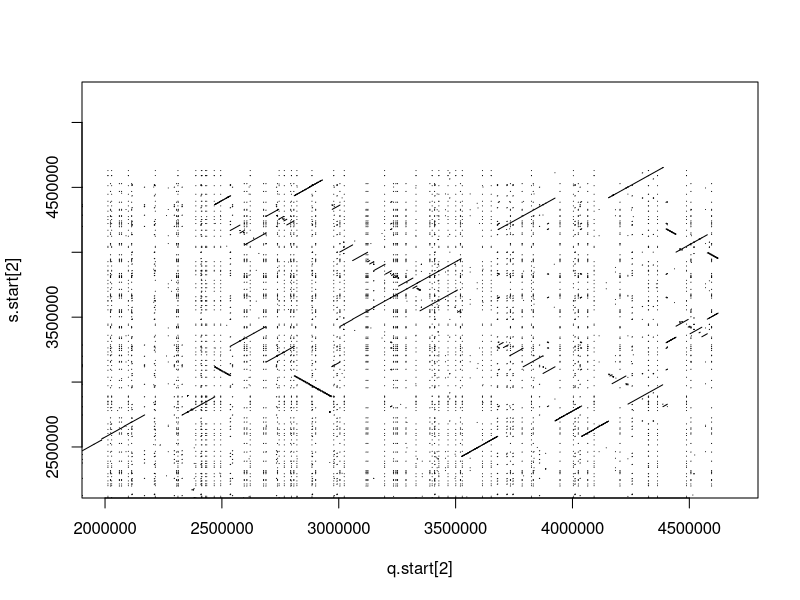
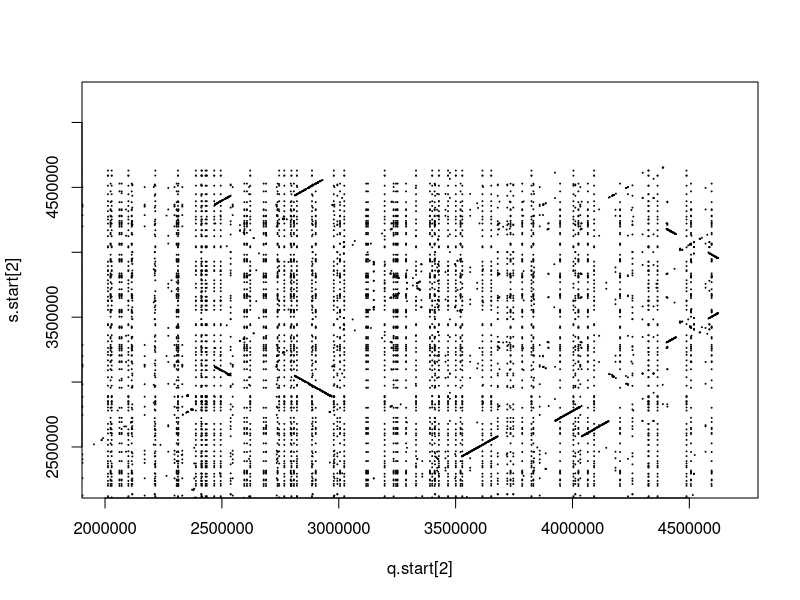
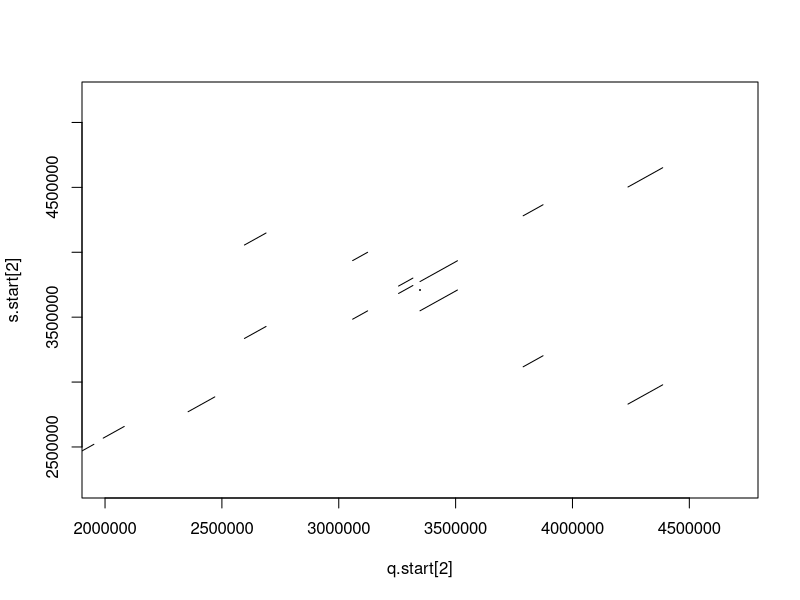

These figures' R source, in order:
data <- read.table("pestis_1348_co92_Alignment_hit_table.txt")
q.start <- data$V7
q.end <- data$V8
s.start <- data$V9
s.end <- data$V10

# donne un dot plot lisible
plot(q.start[2], s.start[2], cex=.1, pch=1)
for (i in 1:length(q.start)){
  # test des sens de lecture
  if(q.start[i]>q.end[i]){
    if(s.start[i]>s.end[i]){
      segments(q.start[i], s.start[i], q.end[i], s.end[i])    
    }
    else{
      segments(x0=q.start[i], y0=s.end[i], x1=q.end[i], y1=s.start[i])
    }
  }
  else{
    if(s.start[i]>s.end[i]){
      segments(x0=q.end[i], y0=s.start[i], x1=q.start[i], y1=s.end[i])    
    }
    else{
      segments(x0=q.end[i], y0=s.end[i], x1=q.start[i], y1=s.start[i])
    }
  }  
}

# idem avec des points
plot(q.start[2], s.start[2], cex=.1, pch=1)
for (i in 1:length(q.start)){
  # test des sens de lecture
  if(q.start[i]>q.end[i]){
    if(s.start[i]>s.end[i]){
      points(q.start[i], s.start[i], cex=.1)    
    }
    else{
      points(q.start[i], s.end[i], cex=.1)
    }
  }
  else{
    if(s.start[i]>s.end[i]){
      points(q.end[i], s.start[i], cex=.1)    
    }
    else{
      points(q.end[i], s.end[i], cex=.1)
    }
  }  
}


## Filtrer la dot matrix
plot(q.start[2], s.start[2], cex=.1, pch=1)
for(i in 1:length(q.start)){
  # valeur seuil arbitraire...
  if(abs(q.start[i]-q.end[i])>60000){
    # test des sens de lecture
    if(q.start[i]>q.end[i]){
      if(s.start[i]>s.end[i]){
        segments(q.start[i], s.start[i], q.end[i], s.end[i])    
      }
      else{
        segments(x0=q.start[i], y0=s.end[i], x1=q.end[i], y1=s.start[i])
      }
    }
    else{
      if(s.start[i]>s.end[i]){
        segments(x0=q.end[i], y0=s.start[i], x1=q.start[i], y1=s.end[i])    
      }
      else{
        segments(x0=q.end[i], y0=s.end[i], x1=q.start[i], y1=s.start[i])
      }
    }
    
  }
}
